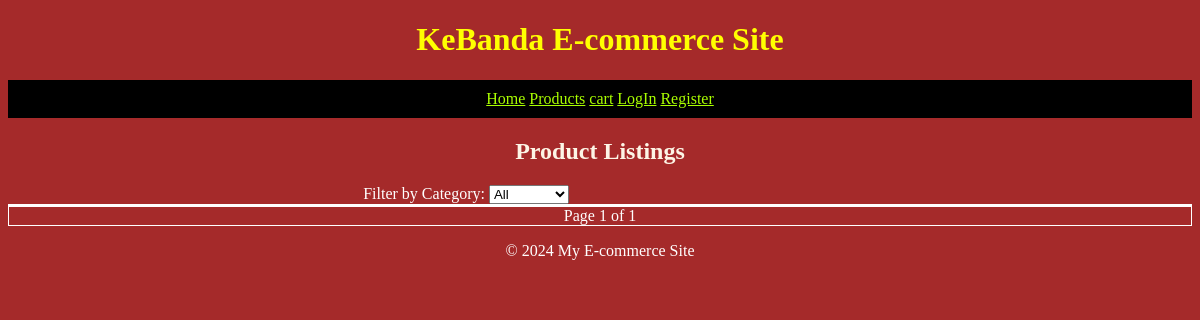
/products/products-listing/, run on an earlier commit of the app's database.
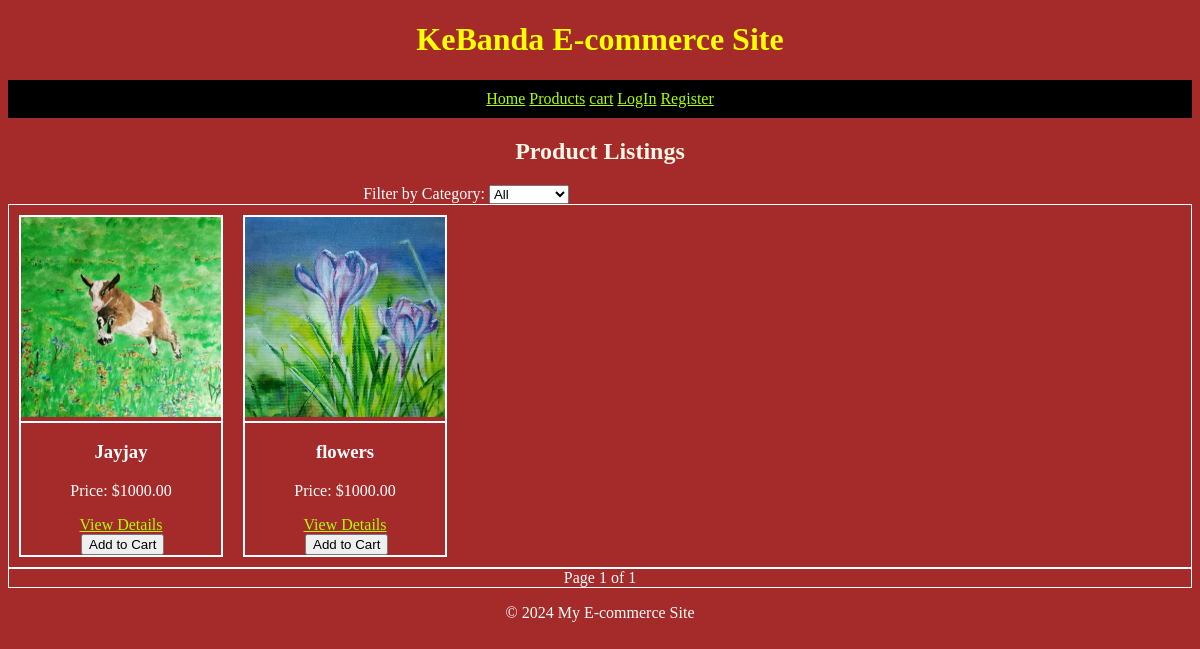
And on a later commit of the database.
### products/models.py (models this page shows, shortened)
class ProductImage(models.Model):
    product = models.ForeignKey(Product, on_delete=models.CASCADE, related_name='images')
    image = models.ImageField(upload_to='products/')
    alt_text = models.CharField(max_length=255, blank=True)
    def save(self, *args, **kwargs):
        if self.pk:
            old_image = ProductImage.objects.get(pk=self.pk).image
            if old_image and old_image != self.image:
                if os.path.isfile(old_image.path):
                    os.remove(old_image.path)
        super().save(*args, **kwargs)
    '''def delete(self, *args, **kwargs):
        if self.image:
            self.image.delete(save=False)  # Deletes the file from the media folder
        super().delete(*args, **kwargs)'''
    def delete(self, *args, **kwargs):
        if self.image:
            if os.path.isfile(self.image.path):
                os.remove(self.image.path)
        super().delete(*args, **kwargs)  # Call the superclass delete method'''

class Product(models.Model):
    name = models.CharField(max_length=255)
    slug = models.SlugField(max_length=255, unique=True)
    description = models.TextField()
    price = models.DecimalField(max_digits=10, decimal_places=2)
    stock = models.PositiveIntegerField()
    category = models.ForeignKey(Category, on_delete=models.CASCADE, related_name='products')
    created_at = models.DateTimeField(auto_now_add=True)
    updated_at = models.DateTimeField(auto_now=True)

### products/views.py (the view)
# urls.py: path('products-listing/', views.product_list, name='product_list'),
def product_list(request):
    category_filter = request.GET.get('category', None)
    products = Product.objects.all()
    if category_filter:
        products = products.filter(category__id=category_filter)
    paginator = Paginator(products, 10)  # Show 10 products per page
    page_number = request.GET.get('page')
    page_obj = paginator.get_page(page_number)
    categories = Category.objects.all()
    context = {
        'page_obj': page_obj,
        'categories': categories,
        'selected_category': category_filter,
    }
    return render(request, 'products/product_list.html', context)

### products/templates/products/product_list.html (shortened to what this page needs)
{% extends "base.html" %}
{% block content %}
<h2>Product Listings</h2>
<form method="get">
    <label for="category">Filter by Category:</label>
    <select name="category" id="category" onchange="this.form.submit()">
        <option value="">All</option>
    </select>
</form>
<div class="product-list" style="display: flex; flex-wrap: wrap;">
    {% for product in page_obj %}
    <div style="margin: 10px;">
        <div class="product-gallery">
            {% for image in product.images.all %}
                <img src="{{ image.image.url }}" alt="{{ image.alt_text }}" style="width: 200px; height: auto;"/>
            {% endfor %}
        </div>
        <div class="product-item">
            <h3>{{ product.name }}</h3>
            <p>Price: ${{ product.price }}</p>
            <a href="{% url 'product_detail' product.id %}">View Details</a>
            <form action="{% url 'add_to_cart' product.id %}" method="post">
                <button type="submit">Add to Cart</button>
            </form>
        </div>
    </diV>
    {% endfor %}
</div>
<div class="pagination">
    <span class="step-links">
        <span class="current-page">
            Page {{ page_obj.number }} of {{ page_obj.paginator.num_pages }}
        </span>
    </span>
</div>
{% endblock %}

### templates/base.html (shortened to what this page needs)
<!DOCTYPE html>
<html lang="en">
<head>
</head>
<body>
    <header>
        <h1>KeBanda E-commerce Site</h1>
        <nav>
            <a href="{% url 'home' %}">Home</a>
            <a href="{% url 'product_list' %}">Products</a>
			<a href="{% url 'cart_detail' %}">cart</a>
            {% if user.is_authenticated %}
            <a href="{% url 'logout' %}">LogOut</a>
            <a href="{% url 'profile' %}">Profile</a>
            {% else %}
			<a href="{% url 'login' %}">LogIn</a>
            <a href="{% url 'register' %}">Register</a>
            {% endif %}
        </nav>
    </header>
    <main>
        {% block content %}{% endblock %}
    </main>
    <footer>
        <p>&copy; 2024 My E-commerce Site</p>
    </footer>
</body>
</html>

### templates/base.html (style rules this page uses)
body { background-color: brown; text-align: center; color: white; }
div { border: solid white 1px; }
nav { color: yellowgreen; }
a { color: rgb(170, 255, 0); }
h1 { color: yellow; }
h2 { color: oldlace; }
form { text-align: left; margin-left: 30%; }
nav { background-color: black; padding: 10px; }

What changed in the data, as far as the page shows it:
added Product: name "Jayjay", price "1000.00"
added ProductImage: image (picture), shown under "Jayjay"
added Product: name "flowers", price "1000.00"
added ProductImage: image (picture), shown under "flowers"
